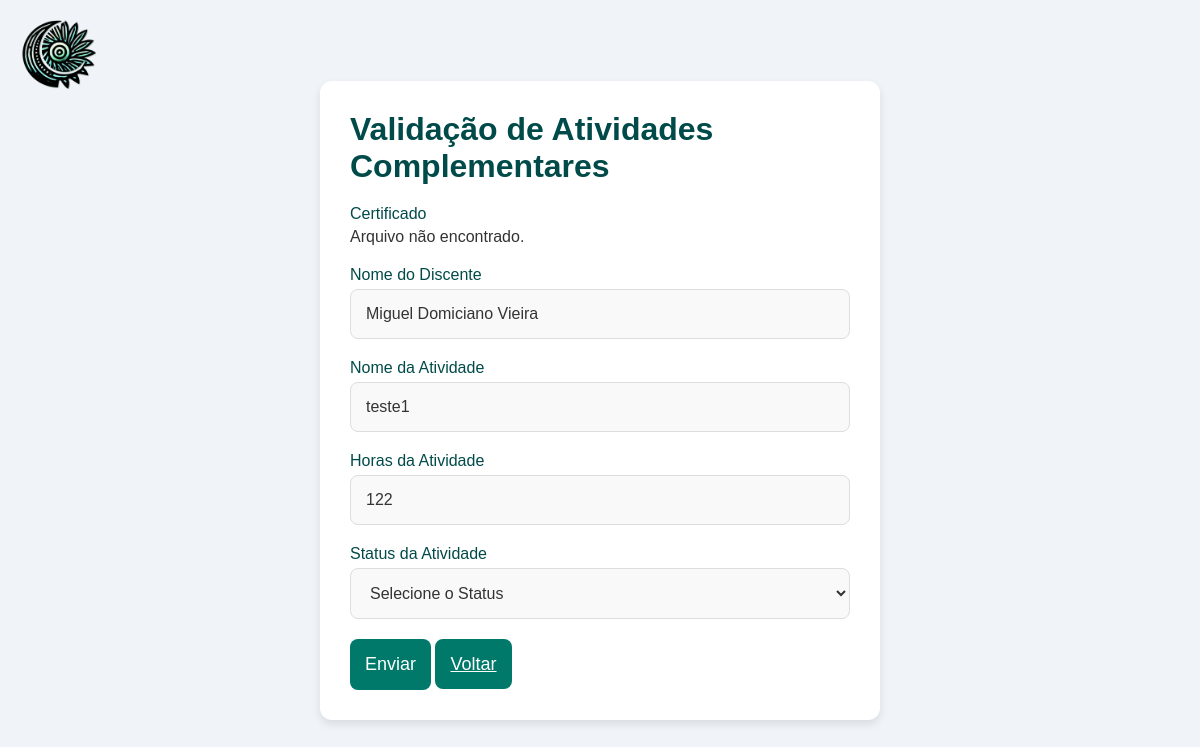
The page /docente/valida-atividade.php?id=1 (signed in) on the database as committed earlier.
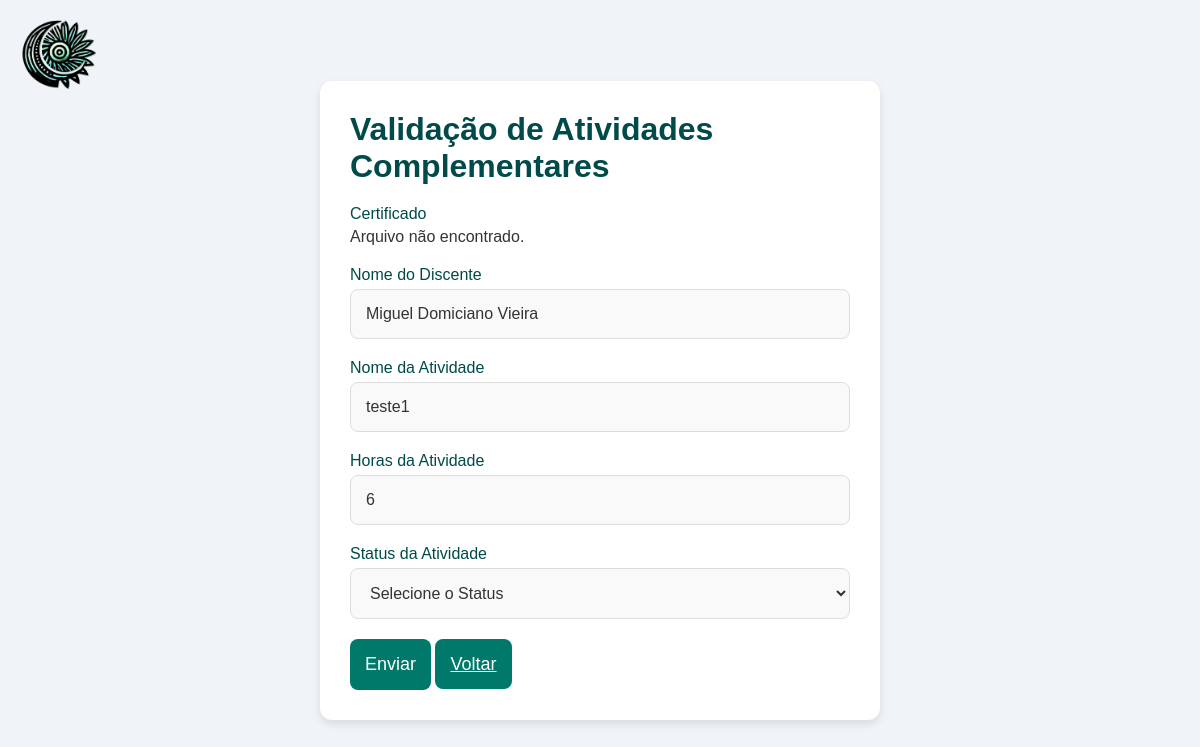
The same page on the database as committed later.
### tables this page shows
CREATE TABLE `atividade` (
  `id` int(11) NOT NULL,
  `nome` varchar(255) DEFAULT NULL,
  `caminho_arquivo` varchar(255) DEFAULT NULL,
  `categoria` varchar(200) DEFAULT NULL,
  `horas_atividade` int(11) DEFAULT NULL,
  `discente_id` int(11) DEFAULT NULL,
  `status` int(11) DEFAULT NULL,
  `data_upload` timestamp NULL DEFAULT current_timestamp()
);

CREATE TABLE `discente` (
  `id` int(11) NOT NULL,
  `nome` varchar(255) NOT NULL,
  `cpf` varchar(11) NOT NULL,
  `matricula` varchar(50) NOT NULL,
  `email` varchar(255) NOT NULL,
  `senha` varchar(255) NOT NULL,
  `telefone` varchar(20) NOT NULL,
  `endereco` varchar(255) NOT NULL,
  `turno` varchar(100) NOT NULL,
  `turma` int(11) NOT NULL
);

### docente/valida-atividade.php (the view, shortened to what this page needs)
<?php
include "../config.php";
if (isset($_GET['id']) && is_numeric($_GET['id'])) {
    $atividadeId = (int) $_GET['id'];
    $sql = "
        SELECT a.*, d.nome AS nome_discente
        FROM atividade a
        INNER JOIN discente d ON a.discente_id = d.id
        WHERE a.id = $atividadeId
    ";
    $resultAtividades = $DB->query($sql);
    if ($resultAtividades->num_rows > 0) {
        $atividade = $resultAtividades->fetch_assoc();
    } else {
        echo "Atividade não encontrada.";
        exit;
    }
} else {
    echo "ID de atividade inválido.";
    exit;
}
?>
<!DOCTYPE html>
<html lang="pt-br">
<head>
</head>
<body>
    <a href="../index.php"><img src="../img/Runa-noname.png" alt="Logo Runas" class="logo"></a>
    <div class="container">
        <div class="box">
            <h1>Validação de Atividades Complementares</h1>
            <form method="post">
                <div class="form-group">
                    <label for="nome-discente">Certificado</label>
                    <?php
                    if (!empty($atividade['caminho_arquivo'])) {
                        $file_path = '../atividades/' . $atividade['caminho_arquivo'];
                        if (file_exists($file_path)) {
                            $file_ext = strtolower(pathinfo($file_path, PATHINFO_EXTENSION));
                            if (in_array($file_ext, ['pdf'])) {
                                echo '<embed src="' . $file_path . '" type="application/pdf" width="100%" height="500px" />';
                            } else {
                                echo '<img src="' . $file_path . '" style="max-width:100%; height:auto;" />';
                            }
                        } else {
                            echo "<p>Arquivo não encontrado.</p>";
                        }
                    } else {
                        echo "<p>Nenhum certificado enviado.</p>";
                    }
                    ?>
                </div>
                <div class="form-group">
                    <label for="nome-discente">Nome do Discente</label>
                    <input type="text" id="nome-discente" name="nome-discente"
                        value="<?php echo htmlspecialchars($atividade['nome_discente']); ?>" readonly>
                </div>
                <div class="form-group">
                    <label for="nome-atividade">Nome da Atividade</label>
                    <input type="text" id="nome-atividade" name="nome-atividade" placeholder="Nome da Atividade"
                        value="<?php echo $atividade['nome'] ?>" readonly>
                </div>
                <div class="form-group">
                    <label for="horas-atividade">Horas da Atividade</label>
                    <input type="text" id="horas-atividade" name="horas-atividade" placeholder="Horas da Atividade"
                        value="<?php echo $atividade['horas_atividade']; ?>" required>
                </div>
                <div class="form-group">
                    <label for="status">Status da Atividade</label>
                    <select id="status" name="status" required>
                        <option value="1" disabled selected>Selecione o Status</option>
                    </select>
                </div>
                <button type="submit" class="submit-button">Enviar</button>
                <a class="submit-button" href="valida-atividades.php">Voltar</a>
            </form>
        </div>
    </div>
</body>
</html>

Rows that differ between the two databases and show on the page:
changed atividade "teste1": horas-atividade "122" → "6"
